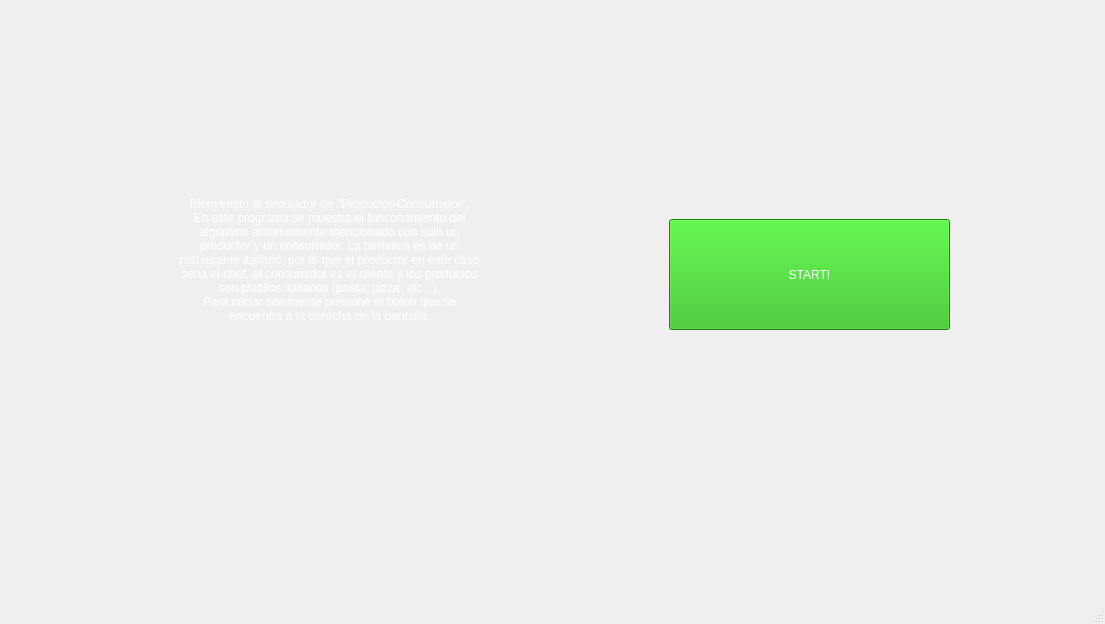
<?xml version="1.0" encoding="UTF-8"?>
<ui version="4.0">
 <class>MainWindow</class>
 <widget class="QMainWindow" name="MainWindow">
  <property name="geometry">
   <rect>
    <x>0</x>
    <y>0</y>
    <width>1105</width>
    <height>624</height>
   </rect>
  </property>
  <property name="windowTitle">
   <string>Productor - Consumidor</string>
  </property>
  <property name="windowIcon">
   <iconset resource="Recursos.qrc">
    <normaloff>:/Imagenes/productor.png</normaloff>:/Imagenes/productor.png</iconset>
  </property>
  <widget class="QWidget" name="centralwidget">
   <layout class="QGridLayout" name="gridLayout">
    <item row="0" column="0">
     <widget class="QStackedWidget" name="stackedWidget">
      <property name="currentIndex">
       <number>0</number>
      </property>
      <widget class="QWidget" name="welcomePage">
       <widget class="QPushButton" name="startPB">
        <property name="geometry">
         <rect>
          <x>660</x>
          <y>210</y>
          <width>281</width>
          <height>111</height>
         </rect>
        </property>
        <property name="styleSheet">
         <string notr="true">color: rgb(255, 255, 255);
background-color: rgb(37, 186, 20);
font: 48pt &quot;MS Shell Dlg 2&quot;;</string>
        </property>
        <property name="text">
         <string>START!</string>
        </property>
       </widget>
       <widget class="QLabel" name="welcomeTextLB">
        <property name="geometry">
         <rect>
          <x>170</x>
          <y>40</y>
          <width>301</width>
          <height>421</height>
         </rect>
        </property>
        <property name="styleSheet">
         <string notr="true">font: 63 italic 12pt &quot;Lucida Sans&quot;;
color: rgb(255, 255, 255);</string>
        </property>
        <property name="text">
         <string>Bienvenido al simulador de &quot;Productor-Consumidor&quot;. 
En este programa se muestra el funconamiento del algoritmo anteriormente mencionado con solo un productor y un consumidor. La tematica es de un restaurante italiano, por lo que el productor en este caso seria el chef, el consumidor es el cliente y los productos son platillos italianos (pasta, pizza, etc...). 
Para iniciar solamente presione el boton que se encuentra a la derecha de la pantalla.</string>
        </property>
        <property name="scaledContents">
         <bool>false</bool>
        </property>
        <property name="alignment">
         <set>Qt::AlignCenter</set>
        </property>
        <property name="wordWrap">
         <bool>true</bool>
        </property>
       </widget>
       <widget class="QLabel" name="fondoWelcomeLB">
        <property name="geometry">
         <rect>
          <x>-40</x>
          <y>-10</y>
          <width>1121</width>
          <height>631</height>
         </rect>
        </property>
        <property name="text">
         <string/>
        </property>
        <property name="pixmap">
         <pixmap resource="Recursos.qrc">:/Imagenes/menu-pizarra-caballete-mesa-madera-fondo-restaurante-desenfoque_7189-1558.jpg</pixmap>
        </property>
        <property name="scaledContents">
         <bool>true</bool>
        </property>
        <property name="alignment">
         <set>Qt::AlignCenter</set>
        </property>
       </widget>
       <zorder>fondoWelcomeLB</zorder>
       <zorder>startPB</zorder>
       <zorder>welcomeTextLB</zorder>
      </widget>
      <widget class="QWidget" name="execPage">
       <widget class="QLabel" name="fondoLB">
        <property name="geometry">
         <rect>
          <x>-20</x>
          <y>-20</y>
          <width>1121</width>
          <height>641</height>
         </rect>
        </property>
        <property name="text">
         <string/>
        </property>
        <property name="pixmap">
         <pixmap resource="Recursos.qrc">:/Imagenes/tablas-madera-restaurante-borroso-fondo_1253-56.jpg</pixmap>
        </property>
        <property name="scaledContents">
         <bool>true</bool>
        </property>
        <property name="alignment">
         <set>Qt::AlignCenter</set>
        </property>
       </widget>
       <widget class="QLabel" name="blurry1LB">
        <property name="geometry">
         <rect>
          <x>240</x>
          <y>70</y>
          <width>200</width>
          <height>200</height>
         </rect>
        </property>
        <property name="minimumSize">
         <size>
          <width>200</width>
          <height>200</height>
         </size>
        </property>
        <property name="maximumSize">
         <size>
          <width>200</width>
          <height>200</height>
         </size>
        </property>
        <property name="styleSheet">
         <string notr="true">background-color: rgba(0, 0, 0, 150);</string>
        </property>
        <property name="text">
         <string/>
        </property>
        <property name="alignment">
         <set>Qt::AlignCenter</set>
        </property>
       </widget>
       <widget class="QLabel" name="blurry2LB">
        <property name="geometry">
         <rect>
          <x>640</x>
          <y>70</y>
          <width>200</width>
          <height>200</height>
         </rect>
        </property>
        <property name="minimumSize">
         <size>
          <width>200</width>
          <height>200</height>
         </size>
        </property>
        <property name="maximumSize">
         <size>
          <width>200</width>
          <height>200</height>
         </size>
        </property>
        <property name="styleSheet">
         <string notr="true">background-color: rgba(0, 0, 0, 150);</string>
        </property>
        <property name="text">
         <string/>
        </property>
        <property name="alignment">
         <set>Qt::AlignCenter</set>
        </property>
       </widget>
       <widget class="QLabel" name="producerLB">
        <property name="geometry">
         <rect>
          <x>240</x>
          <y>70</y>
          <width>200</width>
          <height>200</height>
         </rect>
        </property>
        <property name="minimumSize">
         <size>
          <width>200</width>
          <height>200</height>
         </size>
        </property>
        <property name="maximumSize">
         <size>
          <width>200</width>
          <height>200</height>
         </size>
        </property>
        <property name="styleSheet">
         <string notr="true"/>
        </property>
        <property name="text">
         <string/>
        </property>
        <property name="scaledContents">
         <bool>true</bool>
        </property>
        <property name="alignment">
         <set>Qt::AlignCenter</set>
        </property>
       </widget>
       <widget class="QLabel" name="consumerLB">
        <property name="geometry">
         <rect>
          <x>640</x>
          <y>70</y>
          <width>200</width>
          <height>200</height>
         </rect>
        </property>
        <property name="minimumSize">
         <size>
          <width>200</width>
          <height>200</height>
         </size>
        </property>
        <property name="maximumSize">
         <size>
          <width>200</width>
          <height>200</height>
         </size>
        </property>
        <property name="styleSheet">
         <string notr="true"/>
        </property>
        <property name="text">
         <string/>
        </property>
        <property name="scaledContents">
         <bool>true</bool>
        </property>
        <property name="alignment">
         <set>Qt::AlignCenter</set>
        </property>
       </widget>
       <widget class="QLabel" name="cancel1LB">
        <property name="geometry">
         <rect>
          <x>240</x>
          <y>70</y>
          <width>200</width>
          <height>200</height>
         </rect>
        </property>
        <property name="minimumSize">
         <size>
          <width>200</width>
          <height>200</height>
         </size>
        </property>
        <property name="maximumSize">
         <size>
          <width>200</width>
          <height>200</height>
         </size>
        </property>
        <property name="styleSheet">
         <string notr="true"/>
        </property>
        <property name="text">
         <string/>
        </property>
        <property name="scaledContents">
         <bool>true</bool>
        </property>
        <property name="alignment">
         <set>Qt::AlignCenter</set>
        </property>
       </widget>
       <widget class="QLabel" name="cancel2LB">
        <property name="geometry">
         <rect>
          <x>640</x>
          <y>70</y>
          <width>200</width>
          <height>200</height>
         </rect>
        </property>
        <property name="minimumSize">
         <size>
          <width>200</width>
          <height>200</height>
         </size>
        </property>
        <property name="maximumSize">
         <size>
          <width>200</width>
          <height>200</height>
         </size>
        </property>
        <property name="styleSheet">
         <string notr="true"/>
        </property>
        <property name="text">
         <string/>
        </property>
        <property name="scaledContents">
         <bool>true</bool>
        </property>
        <property name="alignment">
         <set>Qt::AlignCenter</set>
        </property>
       </widget>
       <widget class="QLabel" name="stateProducerLB">
        <property name="geometry">
         <rect>
          <x>220</x>
          <y>30</y>
          <width>241</width>
          <height>31</height>
         </rect>
        </property>
        <property name="styleSheet">
         <string notr="true">background-color: rgba(0, 0, 0, 150);
color: rgb(255, 255, 255);
font: 63 12pt &quot;Lucida Sans Typewriter&quot;;</string>
        </property>
        <property name="text">
         <string>ESTADO: </string>
        </property>
       </widget>
       <widget class="QLabel" name="stateConsumerLB">
        <property name="geometry">
         <rect>
          <x>620</x>
          <y>30</y>
          <width>241</width>
          <height>31</height>
         </rect>
        </property>
        <property name="styleSheet">
         <string notr="true">background-color: rgba(0, 0, 0, 150);
color: rgb(255, 255, 255);
font: 63 12pt &quot;Lucida Sans Typewriter&quot;;</string>
        </property>
        <property name="text">
         <string>ESTADO: </string>
        </property>
       </widget>
       <widget class="QLabel" name="infoLB">
        <property name="geometry">
         <rect>
          <x>880</x>
          <y>560</y>
          <width>201</width>
          <height>20</height>
         </rect>
        </property>
        <property name="styleSheet">
         <string notr="true">background-color: rgba(0, 0, 0, 175);
color: rgb(255, 255, 255);
font: 10pt &quot;MS Shell Dlg 2&quot;;</string>
        </property>
        <property name="text">
         <string>INFO: Presione ESC para terminar.</string>
        </property>
        <property name="scaledContents">
         <bool>true</bool>
        </property>
       </widget>
       <widget class="QWidget" name="layoutWidget">
        <property name="geometry">
         <rect>
          <x>200</x>
          <y>300</y>
          <width>691</width>
          <height>171</height>
         </rect>
        </property>
        <layout class="QGridLayout" name="gridLayout_2">
         <item row="0" column="4">
          <widget class="QLabel" name="p5">
           <property name="minimumSize">
            <size>
             <width>50</width>
             <height>50</height>
            </size>
           </property>
           <property name="maximumSize">
            <size>
             <width>50</width>
             <height>50</height>
            </size>
           </property>
           <property name="styleSheet">
            <string notr="true">background-color: rgba(0, 0, 0, 175);</string>
           </property>
           <property name="text">
            <string/>
           </property>
           <property name="scaledContents">
            <bool>true</bool>
           </property>
          </widget>
         </item>
         <item row="1" column="9">
          <widget class="QLabel" name="p20">
           <property name="minimumSize">
            <size>
             <width>50</width>
             <height>50</height>
            </size>
           </property>
           <property name="maximumSize">
            <size>
             <width>50</width>
             <height>50</height>
            </size>
           </property>
           <property name="styleSheet">
            <string notr="true">background-color: rgba(0, 0, 0, 175);</string>
           </property>
           <property name="text">
            <string/>
           </property>
           <property name="scaledContents">
            <bool>true</bool>
           </property>
          </widget>
         </item>
         <item row="1" column="6">
          <widget class="QLabel" name="p17">
           <property name="minimumSize">
            <size>
             <width>50</width>
             <height>50</height>
            </size>
           </property>
           <property name="maximumSize">
            <size>
             <width>50</width>
             <height>50</height>
            </size>
           </property>
           <property name="styleSheet">
            <string notr="true">background-color: rgba(0, 0, 0, 175);</string>
           </property>
           <property name="text">
            <string/>
           </property>
           <property name="scaledContents">
            <bool>true</bool>
           </property>
          </widget>
         </item>
         <item row="0" column="8">
          <widget class="QLabel" name="p9">
           <property name="minimumSize">
            <size>
             <width>50</width>
             <height>50</height>
            </size>
           </property>
           <property name="maximumSize">
            <size>
             <width>50</width>
             <height>50</height>
            </size>
           </property>
           <property name="styleSheet">
            <string notr="true">background-color: rgba(0, 0, 0, 175);</string>
           </property>
           <property name="text">
            <string/>
           </property>
           <property name="scaledContents">
            <bool>true</bool>
           </property>
          </widget>
         </item>
         <item row="0" column="7">
          <widget class="QLabel" name="p8">
           <property name="minimumSize">
            <size>
             <width>50</width>
             <height>50</height>
            </size>
           </property>
           <property name="maximumSize">
            <size>
             <width>50</width>
             <height>50</height>
            </size>
           </property>
           <property name="styleSheet">
            <string notr="true">background-color: rgba(0, 0, 0, 175);</string>
           </property>
           <property name="text">
            <string/>
           </property>
           <property name="scaledContents">
            <bool>true</bool>
           </property>
          </widget>
         </item>
         <item row="0" column="5">
          <widget class="QLabel" name="p6">
           <property name="minimumSize">
            <size>
             <width>50</width>
             <height>50</height>
            </size>
           </property>
           <property name="maximumSize">
            <size>
             <width>50</width>
             <height>50</height>
            </size>
           </property>
           <property name="styleSheet">
            <string notr="true">background-color: rgba(0, 0, 0, 175);</string>
           </property>
           <property name="text">
            <string/>
           </property>
           <property name="scaledContents">
            <bool>true</bool>
           </property>
          </widget>
         </item>
         <item row="0" column="0">
          <widget class="QLabel" name="p1">
           <property name="minimumSize">
            <size>
             <width>50</width>
             <height>50</height>
            </size>
           </property>
           <property name="maximumSize">
            <size>
             <width>50</width>
             <height>50</height>
            </size>
           </property>
           <property name="styleSheet">
            <string notr="true">background-color: rgba(0, 0, 0, 175);</string>
           </property>
           <property name="text">
            <string/>
           </property>
           <property name="scaledContents">
            <bool>true</bool>
           </property>
          </widget>
         </item>
         <item row="1" column="8">
          <widget class="QLabel" name="p19">
           <property name="minimumSize">
            <size>
             <width>50</width>
             <height>50</height>
            </size>
           </property>
           <property name="maximumSize">
            <size>
             <width>50</width>
             <height>50</height>
            </size>
           </property>
           <property name="styleSheet">
            <string notr="true">background-color: rgba(0, 0, 0, 175);</string>
           </property>
           <property name="text">
            <string/>
           </property>
           <property name="scaledContents">
            <bool>true</bool>
           </property>
          </widget>
         </item>
         <item row="0" column="6">
          <widget class="QLabel" name="p7">
           <property name="minimumSize">
            <size>
             <width>50</width>
             <height>50</height>
            </size>
           </property>
           <property name="maximumSize">
            <size>
             <width>50</width>
             <height>50</height>
            </size>
           </property>
           <property name="styleSheet">
            <string notr="true">background-color: rgba(0, 0, 0, 175);</string>
           </property>
           <property name="text">
            <string/>
           </property>
           <property name="scaledContents">
            <bool>true</bool>
           </property>
          </widget>
         </item>
         <item row="0" column="1">
          <widget class="QLabel" name="p2">
           <property name="minimumSize">
            <size>
             <width>50</width>
             <height>50</height>
            </size>
           </property>
           <property name="maximumSize">
            <size>
             <width>50</width>
             <height>50</height>
            </size>
           </property>
           <property name="styleSheet">
            <string notr="true">background-color: rgba(0, 0, 0, 175);</string>
           </property>
           <property name="text">
            <string/>
           </property>
           <property name="scaledContents">
            <bool>true</bool>
           </property>
          </widget>
         </item>
         <item row="0" column="9">
          <widget class="QLabel" name="p10">
           <property name="minimumSize">
            <size>
             <width>50</width>
             <height>50</height>
            </size>
           </property>
           <property name="maximumSize">
            <size>
             <width>50</width>
             <height>50</height>
            </size>
           </property>
           <property name="styleSheet">
            <string notr="true">background-color: rgba(0, 0, 0, 175);</string>
           </property>
           <property name="text">
            <string/>
           </property>
           <property name="scaledContents">
            <bool>true</bool>
           </property>
          </widget>
         </item>
         <item row="1" column="1">
          <widget class="QLabel" name="p12">
           <property name="minimumSize">
            <size>
             <width>50</width>
             <height>50</height>
            </size>
           </property>
           <property name="maximumSize">
            <size>
             <width>50</width>
             <height>50</height>
            </size>
           </property>
           <property name="styleSheet">
            <string notr="true">background-color: rgba(0, 0, 0, 175);</string>
           </property>
           <property name="text">
            <string/>
           </property>
           <property name="scaledContents">
            <bool>true</bool>
           </property>
          </widget>
         </item>
         <item row="1" column="5">
          <widget class="QLabel" name="p16">
           <property name="minimumSize">
            <size>
             <width>50</width>
             <height>50</height>
            </size>
           </property>
           <property name="maximumSize">
            <size>
             <width>50</width>
             <height>50</height>
            </size>
           </property>
           <property name="styleSheet">
            <string notr="true">background-color: rgba(0, 0, 0, 175);</string>
           </property>
           <property name="text">
            <string/>
           </property>
           <property name="scaledContents">
            <bool>true</bool>
           </property>
          </widget>
         </item>
         <item row="1" column="4">
          <widget class="QLabel" name="p15">
           <property name="minimumSize">
            <size>
             <width>50</width>
             <height>50</height>
            </size>
           </property>
           <property name="maximumSize">
            <size>
             <width>50</width>
             <height>50</height>
            </size>
           </property>
           <property name="styleSheet">
            <string notr="true">background-color: rgba(0, 0, 0, 175);</string>
           </property>
           <property name="text">
            <string/>
           </property>
           <property name="scaledContents">
            <bool>true</bool>
           </property>
          </widget>
         </item>
         <item row="0" column="3">
          <widget class="QLabel" name="p4">
           <property name="minimumSize">
            <size>
             <width>50</width>
             <height>50</height>
            </size>
           </property>
           <property name="maximumSize">
            <size>
             <width>50</width>
             <height>50</height>
            </size>
           </property>
           <property name="styleSheet">
            <string notr="true">background-color: rgba(0, 0, 0, 175);</string>
           </property>
           <property name="text">
            <string/>
           </property>
           <property name="scaledContents">
            <bool>true</bool>
           </property>
          </widget>
         </item>
         <item row="1" column="3">
          <widget class="QLabel" name="p14">
           <property name="minimumSize">
            <size>
             <width>50</width>
             <height>50</height>
            </size>
           </property>
           <property name="maximumSize">
            <size>
             <width>50</width>
             <height>50</height>
            </size>
           </property>
           <property name="styleSheet">
            <string notr="true">background-color: rgba(0, 0, 0, 175);</string>
           </property>
           <property name="text">
            <string/>
           </property>
           <property name="scaledContents">
            <bool>true</bool>
           </property>
          </widget>
         </item>
         <item row="1" column="2">
          <widget class="QLabel" name="p13">
           <property name="minimumSize">
            <size>
             <width>50</width>
             <height>50</height>
            </size>
           </property>
           <property name="maximumSize">
            <size>
             <width>50</width>
             <height>50</height>
            </size>
           </property>
           <property name="styleSheet">
            <string notr="true">background-color: rgba(0, 0, 0, 175);</string>
           </property>
           <property name="text">
            <string/>
           </property>
           <property name="scaledContents">
            <bool>true</bool>
           </property>
          </widget>
         </item>
         <item row="1" column="0">
          <widget class="QLabel" name="p11">
           <property name="minimumSize">
            <size>
             <width>50</width>
             <height>50</height>
            </size>
           </property>
           <property name="maximumSize">
            <size>
             <width>50</width>
             <height>50</height>
            </size>
           </property>
           <property name="styleSheet">
            <string notr="true">background-color: rgba(0, 0, 0, 175);</string>
           </property>
           <property name="text">
            <string/>
           </property>
           <property name="scaledContents">
            <bool>true</bool>
           </property>
          </widget>
         </item>
         <item row="0" column="2">
          <widget class="QLabel" name="p3">
           <property name="minimumSize">
            <size>
             <width>50</width>
             <height>50</height>
            </size>
           </property>
           <property name="maximumSize">
            <size>
             <width>50</width>
             <height>50</height>
            </size>
           </property>
           <property name="styleSheet">
            <string notr="true">background-color: rgba(0, 0, 0, 175);</string>
           </property>
           <property name="text">
            <string/>
           </property>
           <property name="scaledContents">
            <bool>true</bool>
           </property>
          </widget>
         </item>
         <item row="1" column="7">
          <widget class="QLabel" name="p18">
           <property name="minimumSize">
            <size>
             <width>50</width>
             <height>50</height>
            </size>
           </property>
           <property name="maximumSize">
            <size>
             <width>50</width>
             <height>50</height>
            </size>
           </property>
           <property name="styleSheet">
            <string notr="true">background-color: rgba(0, 0, 0, 175);</string>
           </property>
           <property name="text">
            <string/>
           </property>
           <property name="scaledContents">
            <bool>true</bool>
           </property>
          </widget>
         </item>
        </layout>
       </widget>
       <widget class="QPushButton" name="goPB">
        <property name="geometry">
         <rect>
          <x>490</x>
          <y>510</y>
          <width>111</width>
          <height>51</height>
         </rect>
        </property>
        <property name="styleSheet">
         <string notr="true">color: rgb(255, 255, 255);
background-color: rgb(37, 186, 20);
font: 30pt &quot;MS Shell Dlg 2&quot;;</string>
        </property>
        <property name="text">
         <string>GO!</string>
        </property>
       </widget>
      </widget>
      <widget class="QWidget" name="finishPage">
       <widget class="QLabel" name="fondoFinishLB">
        <property name="geometry">
         <rect>
          <x>-20</x>
          <y>-20</y>
          <width>1121</width>
          <height>641</height>
         </rect>
        </property>
        <property name="text">
         <string/>
        </property>
        <property name="pixmap">
         <pixmap resource="Recursos.qrc">:/Imagenes/blurred-busy-restaurant-background-free-photo.jpg</pixmap>
        </property>
        <property name="alignment">
         <set>Qt::AlignCenter</set>
        </property>
        <property name="wordWrap">
         <bool>true</bool>
        </property>
       </widget>
       <widget class="QLabel" name="finishLB">
        <property name="geometry">
         <rect>
          <x>340</x>
          <y>200</y>
          <width>391</width>
          <height>191</height>
         </rect>
        </property>
        <property name="styleSheet">
         <string notr="true">font: 63 italic 35pt &quot;Lucida Sans&quot;;
background-color: rgba(0, 0, 0, 150);
color: rgb(255, 255, 255);</string>
        </property>
        <property name="text">
         <string>Gracias, vuelva pronto.</string>
        </property>
        <property name="alignment">
         <set>Qt::AlignCenter</set>
        </property>
        <property name="wordWrap">
         <bool>true</bool>
        </property>
       </widget>
      </widget>
     </widget>
    </item>
   </layout>
  </widget>
  <widget class="QStatusBar" name="statusbar"/>
 </widget>
 <resources>
  <include location="Recursos.qrc"/>
 </resources>
 <connections/>
</ui>
